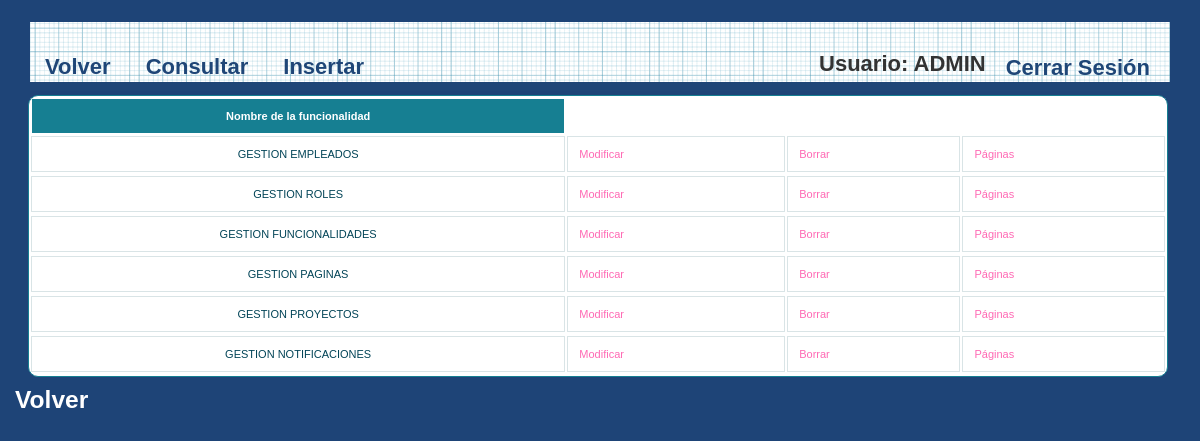
Page /et3_iu/Controllers/FUNCIONALIDAD_Controller.php (signed in) on the earlier database version.
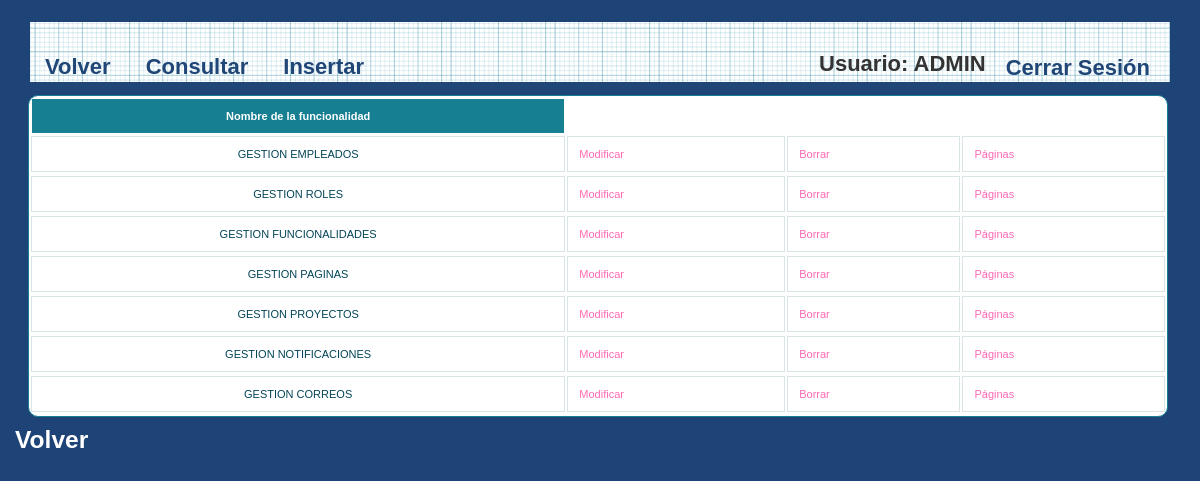
Same page on the later database version.
### tables this page shows
CREATE TABLE IF NOT EXISTS `FUNCIONALIDAD` (
`FUNCIONALIDAD_ID` int(10) NOT NULL,
  `FUNCIONALIDAD_NOM` varchar(80) NOT NULL
);

### et3_iu/Controllers/FUNCIONALIDAD_Controller.php (called while the page is built, shortened)
<?php
include '../Models/FUNCIONALIDAD_Model.php';
	Switch ($_REQUEST['accion']){
		default:
			if (!isset($_REQUEST['FUNCIONALIDAD_NOM'])){
				$funcionalidad = new FUNCIONALIDAD_MODEL('', '');
			}
			else {
				$rol=get_data_form();
			}
			$datos = $funcionalidad->ConsultarTodo();
			if(!tienePermisos('FUNCIONALIDAD_Show')){
				new Mensaje('No tienes los permisos necesarios','../Views/DEFAULT_Vista.php');
			}
			else {
				new FUNCIONALIDAD_Show($datos, '../Views/DEFAULT_Vista.php');
			}
	}
?>

### et3_iu/Models/FUNCIONALIDAD_Model.php (called while the page is built, shortened)
<?php
class FUNCIONALIDAD_MODEL
{
	var $mysqli;
function ConectarBD()
{
    $this->mysqli = new mysqli( "localhost", "iu2016", "iu2016", "IU2016");
}
	function ConsultarTodo()
	{
		$sql = "select * from FUNCIONALIDAD ORDER BY FUNCIONALIDAD_ID";
		if (!($resultado = $this->mysqli->query($sql))){
			return 'Error en la consulta sobre la base de datos';
		}
		else{
			$toret=array();
			$i=0;
			while ($fila= $resultado->fetch_array()) {
				$toret[$i]=$fila;
				$i++;
			}
			return $toret;
		}
	}
}
?>

### et3_iu/Views/FUNCIONALIDAD_SHOW_ALL_Vista.php (the view, shortened to what this page needs)
<?php
class FUNCIONALIDAD_Show{
	private $datos;
	private $volver;
	function __construct($array, $volver){
		$this->datos = $array;
		$this->volver = $volver;
		$this->render();
	}
	function render(){
		?>
		<head><link rel="stylesheet" href="../Styles/styles.css" type="text/css" media="screen" /></head>
			<p>
				<h2>
					<div>
						<?php
						$lista = array('FUNCIONALIDAD_NOM');
						?>
						<head>
							<link rel="stylesheet" href="../Styles/styles.css" type="text/css" media="screen" />
							<link rel="stylesheet" type="text/css" href="../Styles/print.css" media="print" />
						</head>
						<div id="wrapper">
							<nav>
								<div class="menu">
									<ul>
										<li><a href="../Functions/Desconectar.php"><?php echo  $strings['Cerrar Sesión']; ?></a></li>
										<li><?php echo $strings['Usuario'].": ". $_SESSION['login']; ?></li>
									</ul>
									<?php echo '<a href=\'' . $this->volver . "'>" . $strings['Volver'] . " </a>"; ?></li>
									<a href='./FUNCIONALIDAD_Controller.php?accion=<?php echo $strings['Consultar']?>'><?php echo $strings['Consultar']?></a>
									<a href='./FUNCIONALIDAD_Controller.php?accion=<?php echo $strings['Insertar']?>'><?php echo $strings['Insertar']?></a>
								</div>
							</nav>
						<table id='btable' border = 1>
							<tr>
								<?php
								foreach($lista as $titulo){
										echo "<th>";
									?>
									<?php
									echo $strings[$titulo];
									?>
									</th>
									<?php
								}
								?>
							</tr>
							<?php
							for ($j=0;$j<count($this->datos);$j++){
							echo "<tr>";
							foreach ($this->datos [$j] as $clave => $valor) {
                                for ($i = 0; $i < count($lista); $i++) {
                                    if ($clave === $lista[$i]) {
                                    ?>
                                    <?php
                                    echo "<td>";
                                    echo $valor;
                                    echo "</td>";
                                    }
                                }
                            }
							?>
							<td>
								<a href='FUNCIONALIDAD_Controller.php?FUNCIONALIDAD_NOM=<?php echo $this->datos[$j]['FUNCIONALIDAD_NOM'] . '&accion='.$strings['Modificar']; ?>'><?php echo $strings['Modificar']?></a>
							</td>
							<td>
								<a href='FUNCIONALIDAD_Controller.php?FUNCIONALIDAD_NOM=<?php echo $this->datos[$j]['FUNCIONALIDAD_NOM'] . '&accion='.$strings['Borrar']; ?>'><?php echo $strings['Borrar']?></a>
							</td>
								<td>
									<a href='FUNCIONALIDAD_Controller.php?FUNCIONALIDAD_NOM=<?php echo $this->datos[$j]['FUNCIONALIDAD_NOM'] . '&accion='.$strings['Paginas']; ?>'><?php echo $strings['Páginas']?></a>
								</td>
								<?php
								echo "<tr>";
								}
								?>
						</table>
					</div>
					<h3>
			<p>
				<?php
				echo '<a class="form-link" href=\'' . $this->volver . "'>" . $strings['Volver'] . " </a>";
				?>
				</h3>
			</p>
		<?php
	}
}

Differences in the rows shown:
added funcionalidad: FUNCIONALIDAD_NOM "GESTION CORREOS"
Other differences:
new list line: "Modificar Borrar Páginas"
